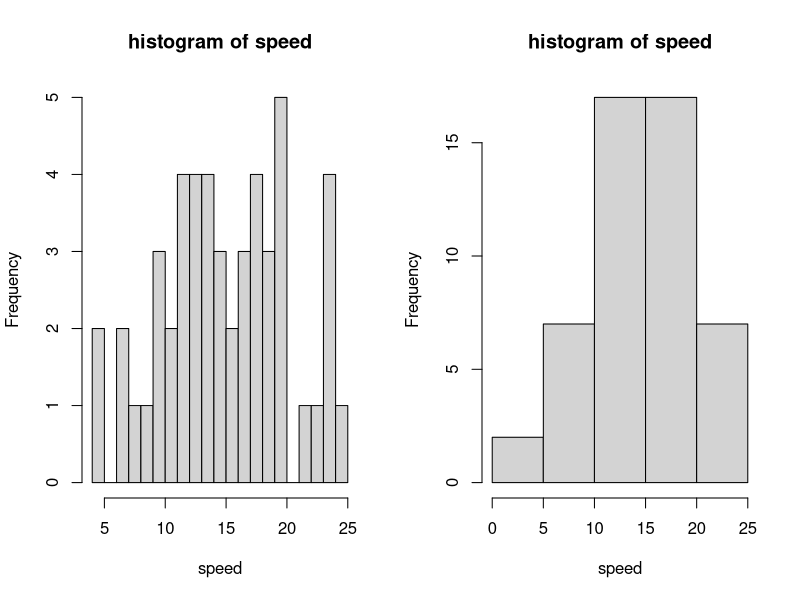
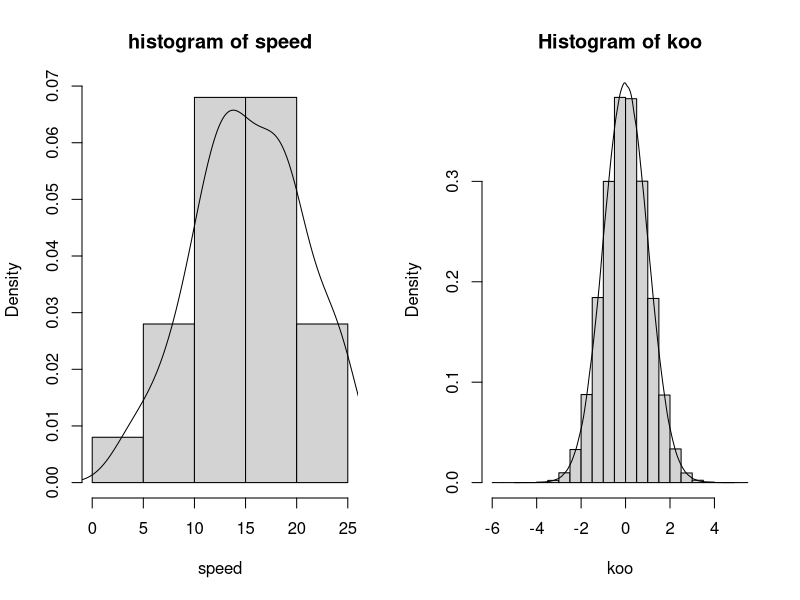
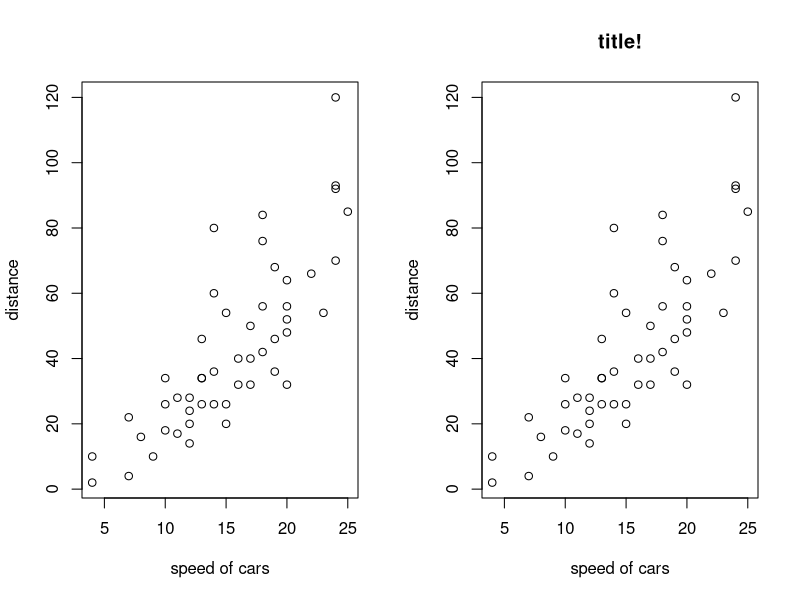
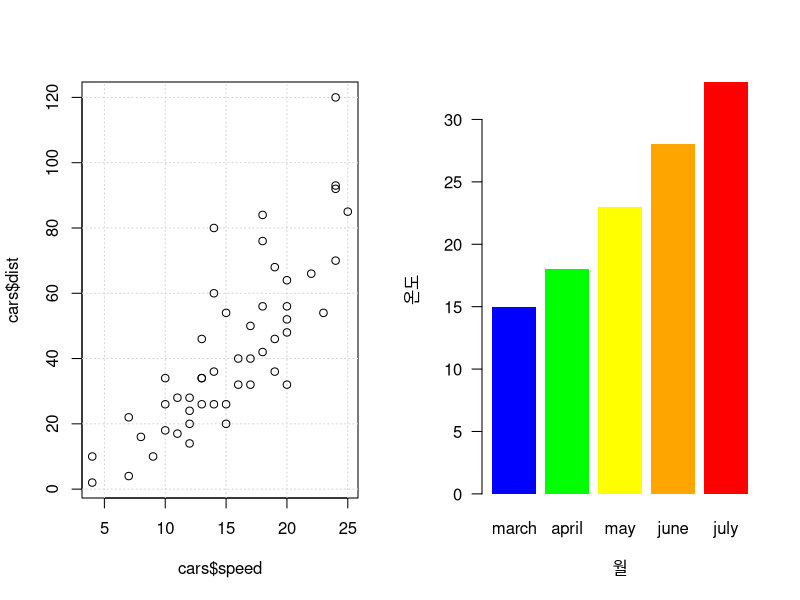

These charts were generated, in order, by the following R code:
## ---- chunk 1
cars<-cars
## ---- chunk 2
#칸들의 갯수를 두번째 인자에서 설정하여 분포모양을 더 잘 설명할 수 있게 함. 
par(mfrow=c(1,2))   #한 페이지에 여러개 그래프 그리기
                    #열 순으로 채우려면 par(mfcol=c(3,3))
hist(cars$speed,20,main="histogram of speed",xlab="speed")
hist(cars$speed,main="histogram of speed",xlab="speed")
## ---- chunk 3
#speed의 histogram, 확률척도를 사용,  prob=T : y축에 확률표시
hist(cars$speed,main="histogram of speed",xlab="speed",prob=T)  
lines(density(cars$speed))   #추정된 밀도를 그래프로 그림
## ---- chunk 4
#정규분포를 따르는 난수들의 밀도그림과 히스토그램 함께 표현.
koo<-c()
for(i in 1:1000000){
  koo[i]<-rnorm(1)
}
hist(koo,prob=T)
lines(density(rnorm(1000000, 0, 1)))
## ---- chunk 5
#cars안의 speed, dist의 산점도.
plot(cars,xlab="speed of cars",ylab="distance")

plot(cars,ann=F)  #x,y축 제목을 지정하지 않음.
title(main="title!",xlab="speed of cars",ylab="distance")
## ---- chunk 6
plot(cars$speed,cars$dist,type="n")   # n means nothing  : 그래픽 프레임 초기설정
grid()   #격자 추가
points(cars$speed,cars$dist)
## ---- chunk 7
temp<-data.frame(march=15,april=18,may=23,june=28,july=33)
color<-c("blue","green","yellow","orange","red")
barplot(as.matrix(temp)[1,],names.arg = c("march","april","may","june","july"),
        col=color,border=NA,las=1)  #막대에 label 부여, 막대별 색상지정, y축범례돌림, 테두리 제거
title(xlab="월",ylab="온도")
